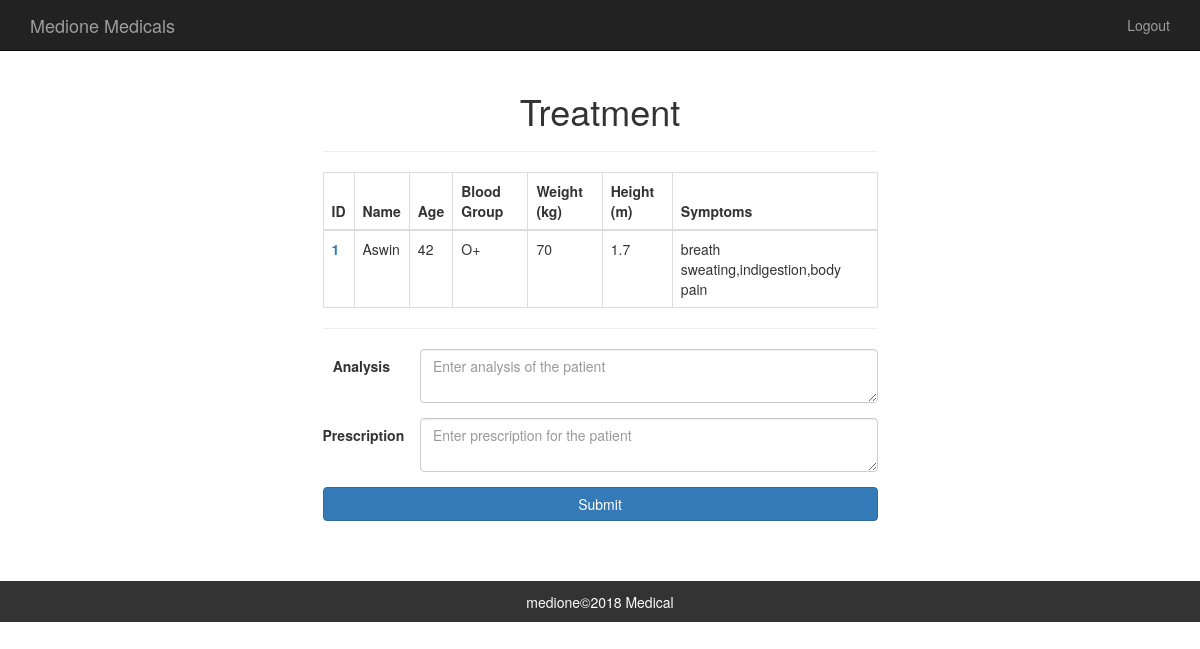
Page /staff_doc_patient.php?id=13 (signed in) on the committed database.
### tables this page shows
CREATE TABLE `patients` (
  `id` int(9) NOT NULL,
  `name` text NOT NULL,
  `age` int(3) NOT NULL,
  `phone` text NOT NULL,
  `roll` text NOT NULL,
  `email` text NOT NULL,
  `dept` text NOT NULL,
  `hall` text NOT NULL,
  `blood_group` text NOT NULL,
  `weight` text NOT NULL,
  `height` text NOT NULL,
  `symptoms` text NOT NULL,
  `analysis` text NOT NULL,
  `rx` text NOT NULL,
  `doctor_id` text NOT NULL,
  `status` int(2) NOT NULL,
  `status_medicine` int(2) NOT NULL
);

### staff_doc_patient.php (the view, shortened to what this page needs)
<?php
  include('header_staff.php');
	$p_id = $_REQUEST['id'];
?>
    	<div class="container">
	    	<div class="row">
		    	<div class="col-md-6 col-md-offset-3">
					<h1 class="text-center">Treatment</h1>
					<hr>
       <table class="table table-responsive table-bordered">
          <thead>
            <tr>
              <th>ID</th>
              <th>Name</th>
              <th>Age</th>
              <th>Blood Group</th>
              <th>Weight (kg)</th>
              <th>Height (m)</th>
              <th>Symptoms</th>
            </tr>
          </thead>
          <tbody>
<?php
       $sql = "select * from patients where id='$p_id'";
   $result=mysqli_query($connection,$sql);
    while( $row =mysqli_fetch_assoc( $result )){
     $id = $row['id'];
     $roll = $row['roll'];
     $name = $row['name'];
     $age = $row['age'];
     $blood_group = $row['blood_group'];
     $weight = $row['weight'];
     $height = $row['height'];
     $symptoms = $row['symptoms'];
     echo "<td><a href=\"staff_doc_patient.php?id=$id\"><b>$roll</b></a> </td>
              <td>$name</td>
              <td>$age</td>
              <td>$blood_group</td>
              <td>$weight</td>
              <td>$height</td>
              <td>$symptoms</td>
              </tr>
          ";
    }
    ?>
          </tbody>
        </table>
					<hr>
					<form action="<?php echo $_SERVER['PHP_SELF']?>" method="post" class="form-horizontal" role="form">
					    <div class="form-group">
					      <label class="col-sm-2 control-label">Analysis</label>
					    	<div class="col-sm-10">
					        	<textarea class="form-control" name="analysis" placeholder="Enter analysis of the patient" required></textarea>
					    	</div>
					    </div>
					    <div class="form-group">
					      <label class="col-sm-2 control-label">Prescription</label>
					    	<div class="col-sm-10">
					        	<textarea class="form-control" name="rx" placeholder="Enter prescription for the patient" required></textarea>
					    	</div>
					    </div>
					    <button type="submit" name="submit" class="btn btn-primary btn-block">Submit</button>
					</form>
				</div>
			</div>
		</div>
    <?php include('footer.php') ?>
  </body>
</html>

### rows in the picture
patients: roll "1", name "Aswin", age "42", blood_group "O+", weight "70", height "1.7", symptoms "breath sweating,indigestion,body pain"
